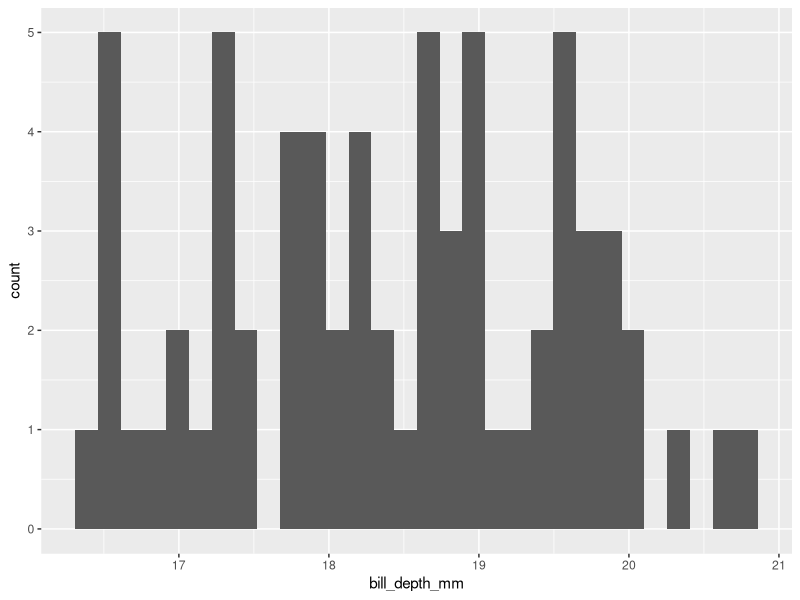
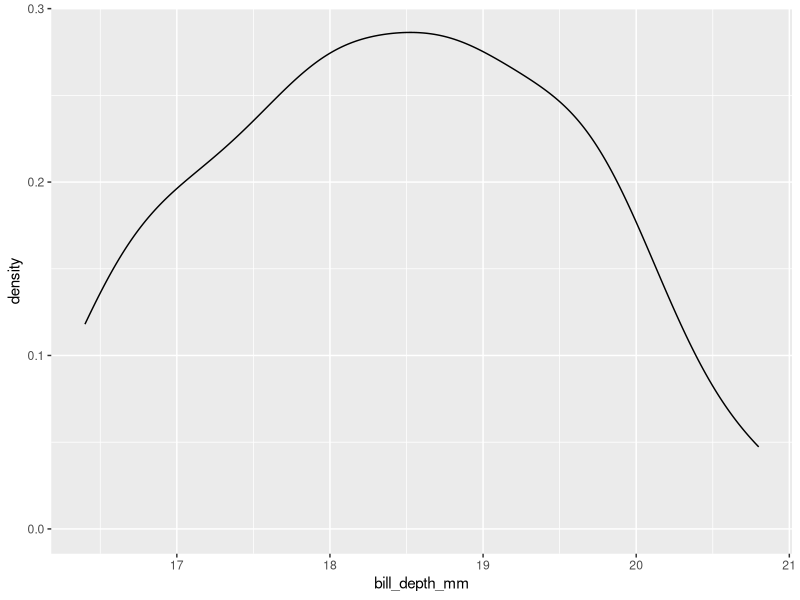
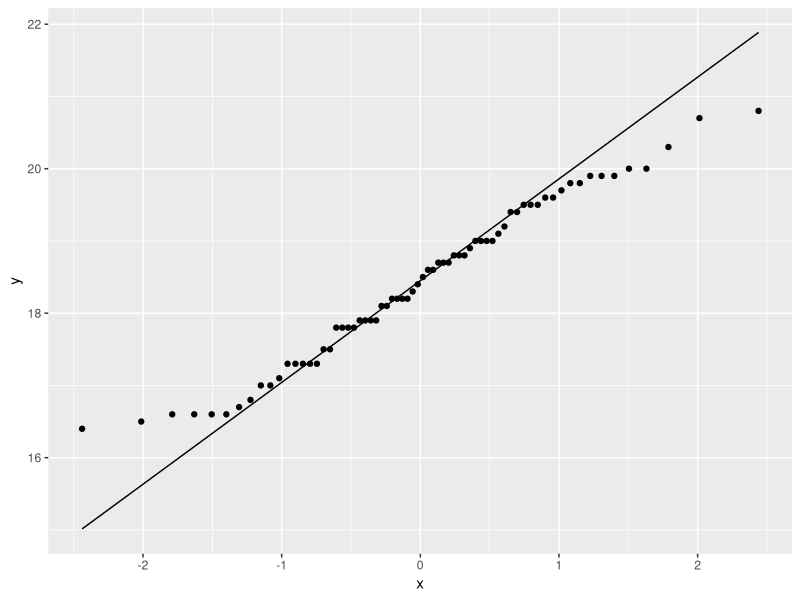
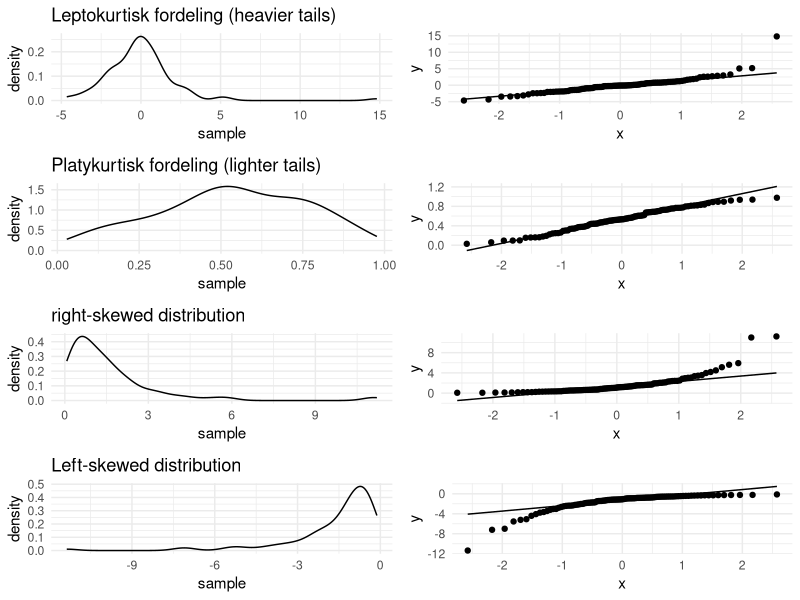

The R script that drew these images, in order:
## ---- chunk 1
library(tidyverse)
library(palmerpenguins)
## ---- chunk 2
normal_test_data <- penguins %>% 
  filter(species == "Chinstrap") %>% 
  select(bill_depth_mm)
## ---- chunk 3
summary(normal_test_data)
## ---- chunk 4
normal_test_data %>% 
  ggplot(aes(x=bill_depth_mm)) +
  geom_histogram()
## ---- chunk 5
normal_test_data %>% 
  ggplot(aes(x=bill_depth_mm)) +
  geom_density()
## ---- chunk 6
normal_test_data %>% 
  ggplot(aes(sample = bill_depth_mm)) +
  geom_qq() +
  geom_qq_line()
## ---- chunk 7
library(ggplot2)
library(gridExtra)

# Function to create Q-Q plots
create_qq_plot <- function(data, title) {
  ggplot(data.frame(sample = data), aes(sample = sample)) +
    stat_qq() +
    stat_qq_line() +
    ggtitle(title) +
    theme_minimal()
}
# Function to create density-plots
create_dens_plot <- function(data,title){
  ggplot(data.frame(sample=data), aes(x=sample))+
    geom_density() +
    ggtitle(title) +
    theme_minimal()
}

# Generating data for the four scenarios
set.seed(123)

# 1. Leptokurtic distribution (heavy tails)
data_leptokurtic <- rt(100, df = 2)  # t-distribution with low df for heavier tails

# 2. Platykurtic distribution (lighter tails)
data_platykurtic <- rbeta(100, 2, 2)  # beta distribution with peak

# 3. Right-skewed distribution
data_right_skewed <- rlnorm(100)  # log-normal distribution

# 4. Left-skewed distribution
data_left_skewed <- -rlnorm(100)  # negative log-normal distribution

# Create the plots
plot1 <- create_qq_plot(data_leptokurtic, "")
plot2 <- create_qq_plot(data_platykurtic, "")
plot3 <- create_qq_plot(data_right_skewed, "")
plot4 <- create_qq_plot(data_left_skewed, "")

plot1d <- create_dens_plot(data_leptokurtic, "Leptokurtisk fordeling (heavier tails)")
plot2d <- create_dens_plot(data_platykurtic, "Platykurtisk fordeling (lighter tails)")
plot3d <- create_dens_plot(data_right_skewed, "right-skewed distribution")
plot4d <- create_dens_plot(data_left_skewed, "Left-skewed distribution")

# Display the plots
grid.arrange(plot1d,plot1, plot2d, plot2, plot3d, plot3, plot4d, plot4, ncol = 2)

## ---- chunk 8
library(e1071)
test <- rnorm(1000)

## ---- chunk 9
skewness(test)
## ---- chunk 10
kurtosis(test)
## ---- chunk 11
shapiro.test(test) 
## ---- chunk 12
ks.test(test, "pnorm", mean = mean(test), sd = sd(test))
## ---- chunk 13
library(nortest)
lillie.test(test)
## ---- chunk 14
library(nortest)
ad.test(test)
